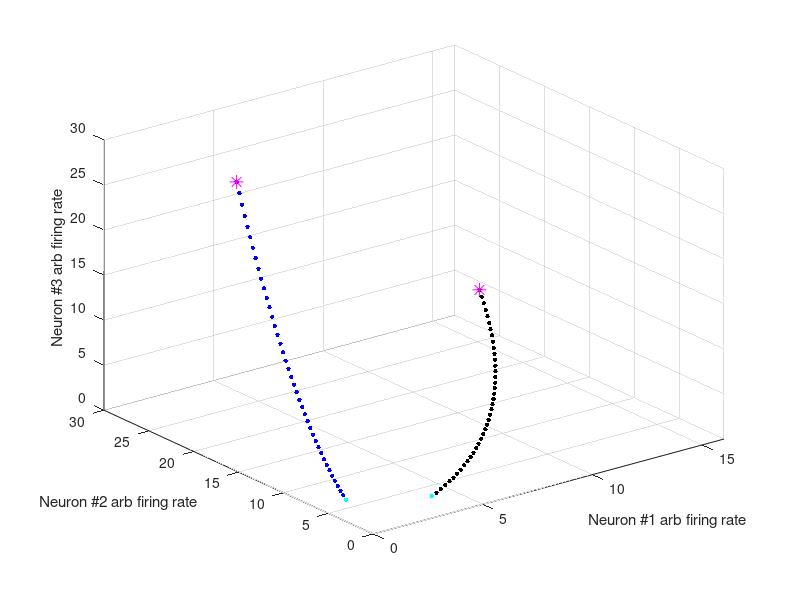

This figure's MATLAB source: (Note: this script raises an error after producing the figure.)
%% 3/5/19 Making schematic figure to show invariance ideas
% %Stick with 3 neurons (i.e. 3D neural space) for sake of plotting
% 
% 

%19-3-11 It may not be best to do parametric variables on second thought,
%can probably get the same stuff with more ability to directly interact
%with them if we just use plot 3 with normally defined vectors

%Also will have to go over again to change sizes of things and color scheme
%to be best.


%% Invariance 0 A : Showing neural population trajectories aslines
% 
% %Group 1 ends up at .5,1,.4
% x1 = linspace(0,.5,20); y1 = linspace(0,1,20); z1 =linspace(.3,.4,20);
% x2 = linspace(1,.5,20); y2 =linspace(.3,1,20); z2 = linspace(0,.4,20);
% 
% %Group 2 ends up at .75,.5,1
% x3 = linspace(.5,.75,20); y3 = linspace(.4,.5,20); z3= linspace(.2,1,20);
% x4 = linspace(.25, .75, 20); y4 = linspace(0,.5,20); z4= linspace(.7,1,20);
% 
% figure(1)
% plot with change transparency based on teh end point
% f1 = plot3(x1,y1,z1,'b--')
% alpha(f1,'y')
% hold on
% f2 = plot3(x2,y2,z2,'b.')
% alpha(f2,'y')
% plot3(x1(end),y1(end),z1(end),'b*')
% f3 = plot3(x3,y3,z3,'k--')
% alpha(f3,'z')
% f4 = plot3(x4,y4,z4,'k.')
% plot3(x3(end),y3(end),z3(end),'k*')
% alpha(f1,'z')
% hold off
% xlabel('Neuron 1 normalized firing rate')
% ylabel('Neuron 2 normalized firing rate')
% zlabel('Neuron 3 normalized firing rate')
% legend('Trajectory1', 'Trajectory2', 'Endpoint1', 'Trajectory3', 'Trajectory4', 'Endpoint2')
% title('Schematic of neural trajectories')
%% Invariance 0 B: Showing neural trajectories as curves
% going with this figure
%also think about using quiver3 function (little to complex to do now but
%does arrows which would be nice)

%update 19-3-11:
%removing syms coding since I don't think it really helpful
%Looks a bit better, maybe think about doing opaque to solid as well
%Can't really do arrows, quiver3 more equipt for vectorfields than this

t = 1:.1:5; %back to other format (see above)

xt1 = .8*t; yt1 = 5*t; zt1 = t.^2;

xt3 = 3*t+.2; yt3 = (t.^2)+.3; zt3 = t+.5;

figure(1)

plot3(xt1(2:end),yt1(2:end),zt1(2:end),'b.','MarkerSize',10)
hold on
plot3(xt1(1),yt1(1),zt1(1),'c.','MarkerSize',10)
%fplot3(xt1,yt1,zt1,[1 5],'b^','LineWidth',2)
% plot3(.8,5,1, 'c.','MarkerSize',15)%eyeball start point
% plot3(3.2,1.3,1.5, 'c.','MarkerSize',15)%same as above
plot3(4,25,25,'m*','MarkerSize',10) %just eyeballed end point
%fplot3(xt3, yt3, zt3, [1 5],'k^','LineWidth',2)

plot3(xt3(2:end),yt3(2:end),zt3(2:end),'k.','MarkerSize',10)
plot3(xt3(1),yt3(1),zt3(1),'c.','MarkerSize',10)
plot3(15.2, 25.3, 5.5, 'm*','MarkerSize',10) %same as above

axis([0 16 0 30 0 30])


grid on
%title('Cartoon schematic of neural trajectories in 3 neuron "network"')

xlabel('Neuron #1 arb firing rate')
ylabel('Neuron #2 arb firing rate')
zlabel('Neuron #3 arb firing rate')
%legend('Trajectory 1', 'Start 1', 'End 1', 'Trajectory 2', 'Start 2' , 'End 2')

%% Invariance 1 All end up at same place

syms t %leaving this alone since this didn't really change this figure

xt1 = .8*t; yt1 = 5*t; zt1 = t.^2;
xt2 = 4 - 4*exp(-.05*t); yt2 = 25 - 25*exp(-.05*t); zt2 = 25 - 25*exp(-.1*t);
xt3 = 4 - exp(-.05*t); yt3 = 25 - 10*exp(-.05*t); zt3 = 25 - 25*exp(-.1*t);
xt4 = 4 - 3*exp(-.05*(t+2)); yt4 = 25 - 25*exp(-.05*(t)); zt4 = 25 - 20*exp(-.1*(t+10));

figure(2)

 %just eyeballed end point

fplot3(xt1,yt1,zt1,[1 5],'b-')
hold on
fplot3(xt2,yt2,zt2,[0 1000],'k-')
fplot3(xt3,yt3,zt3,[0 1000],'m-')
fplot3(xt4,yt4,zt4,[0 1000],'y-')

plot3(4,25,25,'m*', 'MarkerSize', 10) %end point
%starting points for each (just read off of graph, but could also easily
%check)
plot3(.8,5,1,'c.','MarkerSize', 10)
plot3(0,0,0,'c.','MarkerSize', 10)
plot3(3,15,0,'c.','MarkerSize', 10)
plot3(1.285,0,17.64,'c.', 'MarkerSize', 10)



axis([0 6 0 27 0 27])

grid on

xlabel('Neuron #1 arb firing rate')
ylabel('Neuron #2 arb firing rate')
zlabel('Neuron #3 arb firing rate')
%legend('Trajectory 1', 'Trajectory 2', 'Trajectory 3', 'Trajectory 4', 'Shared End Point')
%title('Same stimulus leading to same end point')

%% Invariance 2 Average Euclidain distance between vectors clusters near zero

%going with histogram for invar 1 and 2 since I think that will be more
%clear/can add trajectory figure later

%19-3-11 Now adding trajectory figure

%Have one trajectory circle endpoint and other have greater distance sweep

figure(10) %just so it doesn't overlap with other figures

t = 1:.01:5; %just including so don't have to run earlier code blocks first

xt1 = .8*t; yt1 = 5*t; zt1 = t.^2; %first curve, just quick trajectory to spot

t_other=0:.01:6.25; %just going to do a normal equation rather than symbolic stuff for this one

xt2 = 0.25*cos(2*pi*t_other)+4; yt2 = 25 - 15*exp(-.75*t_other); zt2 = 25 + 0.25*sin(2*pi*t_other); %just trying to get something that sits by end point

%xt2 = 4 - 2*exp(-.05*t)+ normrnd(0,1,[1,1]); yt2 = 25 - 12*exp(-.05*t)+ normrnd(0,1,[1,1]); zt2 = 25 - 12*exp(-.1*t)+ normrnd(0,1,[1,1]); %second curve

%xt2 = yt2= zt2= 

plot3(xt1(2:end-1),yt1(2:end-1),zt1(2:end-1),'b-','LineWidth', 2)
hold on
plot3(xt1(1),yt1(1),zt1(1),'c.','MarkerSize', 10) %start of curve 1
plot3(xt1(end),yt1(end),zt1(end),'m*','MarkerSize', 10)%end of curve 1

plot3(xt2(2:end-1),yt2(2:end-1),zt2(2:end-1),'k-','LineWidth', 2)
plot3(xt2(1),yt2(1),zt2(1),'c.','MarkerSize', 10)%start of curve 2
plot3(xt2(end),yt2(end),zt2(end),'m*','MarkerSize', 10)%end of curve 2

grid on
xlabel('Neuron #1 arb firing rate')
ylabel('Neuron #2 arb firing rate')
zlabel('Neuron #3 arb firing rate')
axis([0 6 0 27 0 27])

%% Histogram (of actual trajectory above)

figure(3)

%realistically variances should be equalish (or that is a separate point) but this is just for illustration
%the idea that distances cluster more around zero

% pre_learn_data = normrnd(2.5,1,[100 , 1]);
% pre_learn_data = pre_learn_data.^2;
% 
% post_learn_data = normrnd(0,3,[100 , 1]);
% post_learn_data = post_learn_data.^2;

% 
% subplot(1,2,1)
% hist(pre_learn_data)
% axis([0 max(pre_learn_data) 0 100])
% title('Pre-learning Distance Between Adjacent Neural Trajectory States')
% xlabel('Euclidian Distance (a.u.)')
% 
% subplot(1,2,2)
% hist(post_learn_data)
% axis([0 max(post_learn_data) 0 100])
% title('Post-learning Distance Between Adjacent Neural Trajectory States')
% xlabel('Euclidian Distance (a.u.)')

Traj1 = [xt1; yt1; zt1];
Traj2 = [xt2; yt2; zt2];

Dis_Traj1 = sqrt(sum((Traj1(:,2:end)-Traj1(:,1:end-1)).^2,1));

Dis_Traj2 = sqrt(sum((Traj2(:,2:end)-Traj2(:,1:end-1)).^2,1));

 subplot(1,2,1)
 histogram(Dis_Traj1,'FaceColor','b')
 axis([0 max(Dis_Traj1) 0 length(xt1)*.55])
 title('Blue Trajectory') %('Pre-learning Distance Between Adjacent Neural Trajectory States')
 xlabel('Euclidian Distance (a.u.)')
 
 subplot(1,2,2)
 histogram(Dis_Traj2(1,randsample(length(Dis_Traj2),length(Dis_Traj1))),'FaceColor','k') %subsample since Dis_Traj2 has more frames than one
 axis([0 max(Dis_Traj2) 0 length(xt2)*.55])
 title('Black Trajectory')
 xlabel('Euclidian Distance (a.u.)')


%% Invariance 3 Neural Trajectories are shorter

%not using for now / may want to make more like spiral or something to show
%attractor like nature
syms t %initalize the parameteric variable

xt1 = .8*t; yt1 = 5*t; zt1 = t^2;
xt2 = 4 - 2*exp(-.05*t); yt2 = 25 - 12*exp(-.05*t); zt2 = 25 - 12*exp(-.1*t);
xt3 = 4 - exp(-.25*t); yt3 = 25 - 10*exp(-.25*t); zt3 = 25 - 10*exp(-.5*t);

figure(3)

plot3(4,25,25,'m*', 'MarkerSize', 15) %just eyeballed end point
hold on
fplot3(xt1,yt1,zt1,[1 5],'b')
fplot3(xt2,yt2,zt2,[0 1000],'k.-')
fplot3(xt3,yt3,zt3,[0 1000],'k--')

%starting points with cyan dot
plot3(.8,5,1,'c.','MarkerSize', 10) %start of curve 1 %xt1
plot3(2,13,13,'c.','MarkerSize', 10) %start of curve 1%xt2
plot3(3,15,15,'c.','MarkerSize', 10) %start of curve 1%xt3

grid on
axis([0 6 0 27 0 27])
xlabel('Neuron #1 arb firing rate')
ylabel('Neuron #2 arb firing rate')
zlabel('Neuron #3 arb firing rate')

%title('Invariance 3: Trajectories are Shorter')

%legend('Endpoint' , 'Pre-learn trajectory', 'Post-learn trajectory 1', 'Post-learn trajectory 2')

%% Option 2 just do histogram  

%really should do this on same figure since it is a center shift
figure(4)

%realistically variances should be equalish (or that is a separate point) but this is just for illustration
%the idea that distances cluster more around zero

pre_learn_data = normrnd(20,1,[100 , 1]);
pre_learn_data = pre_learn_data.^2;

post_learn_data = normrnd(15,1,[100 , 1]);
post_learn_data = post_learn_data.^2;

histogram(pre_learn_data,'FaceColor','b')
hold on
histogram(post_learn_data, 'FaceColor', 'k')

title('Distribution of Trajectory Length for Each Trial')
xlabel('Trajectory Length (a.u.)')
%legend('Pre-learning', 'Post-learning')

% subplot(1,2,1)
% hist(pre_learn_data)
% axis([0 max(pre_learn_data) 0 100])
% title('Pre-learning Length of Trajectory for Trial')
% xlabel('Trajectory Length (a.u.)')
% 
% subplot(1,2,2)
% hist(post_learn_data)
% axis([0 max(post_learn_data) 0 100])
% title('Post-learning Length of Trajectory for Trial')
% xlabel('Trajectory Length (a.u.)')


%% Invariance 4 Response dimensionality Reduction

syms t4

xt1 = .8*t4; yt1 = t4^2; zt1 = t4^2+5;

xt2 = .8*t4; yt2 = t4^2; zt2 = (t4-t4)+6; %want to be closer to 6

figure(5)

fplot3(xt1,yt1,zt1,[1 5],'b')

hold on

fplot3(xt2,yt2,zt2,[1 5],'k--')
plot3([4,4],[25,25],[6,30],'b--')

plot3(4,25,30,'m*' , 'MarkerSize', 15)
plot3(.8,1,6, 'c.','MarkerSize', 15)

axis([0 6 0 32 0 32])

xlabel('Neuron #1 arb firing rate')
ylabel('Neuron #2 arb firing rate')
zlabel('Neuron #3 arb firing rate')
%title('Example of Dimensionality Reduction')
%legend('Higher Dimensional Trajectory', 'Lower Dimensional Trajectory')

hold off

figure(6)
fplot3(xt2,yt2,zt2,[1 5],'k--')
hold on
plot3(4,25,6,'m*' , 'MarkerSize', 15)
axis([0 6 0 32 0 32])

xlabel('Neuron #1 arb firing rate')
ylabel('Neuron #2 arb firing rate')
%title('Lower Dimensional Trajectory in 2D')
